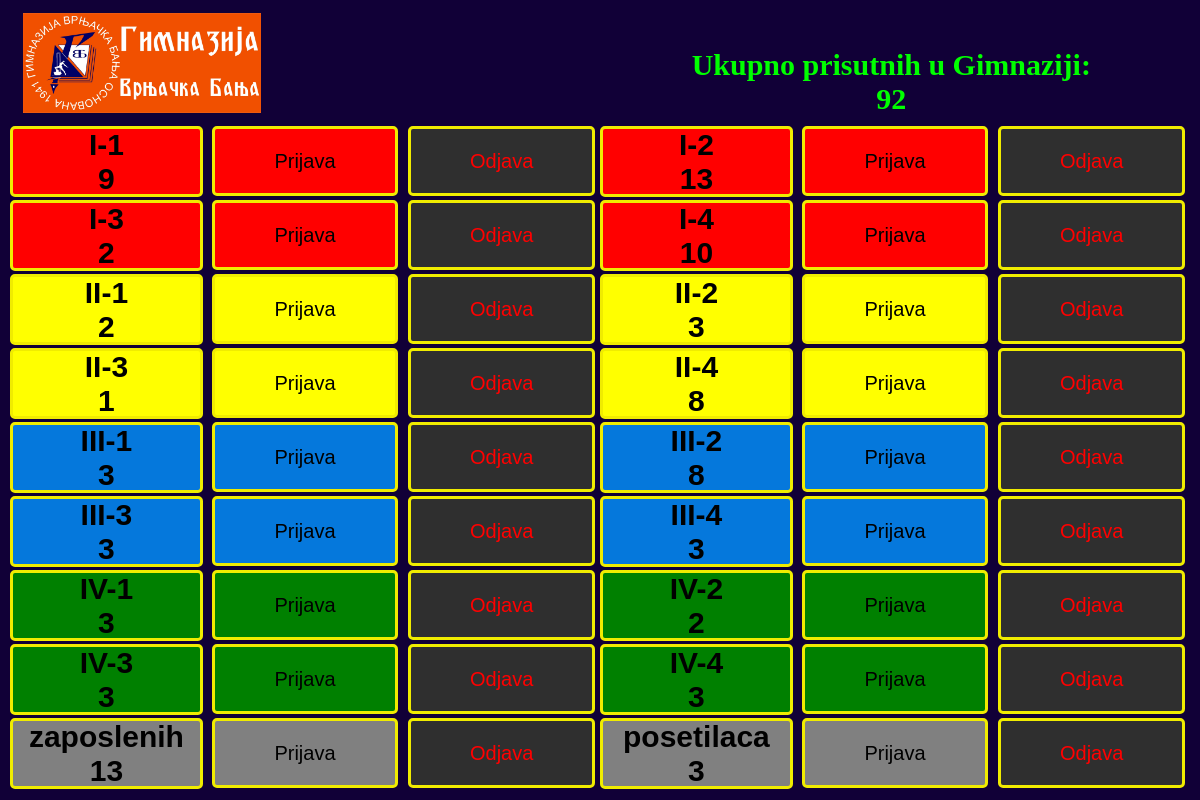
Before: / with the older database file.
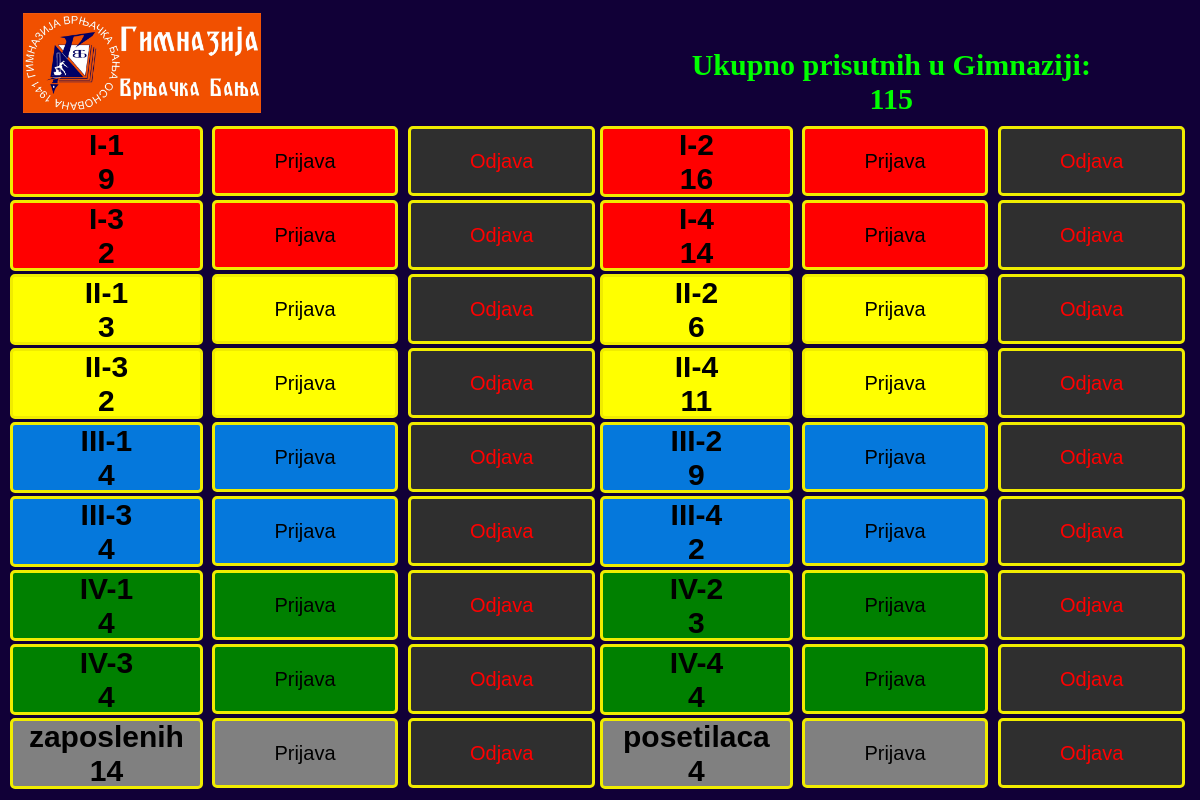
After: the same page with the newer database file.
### app.py (models this page shows)
class Counter(db.Model):
    id = db.Column(db.Integer, primary_key=True)
    name = db.Column(db.String(20), nullable=False, unique=True)
    count = db.Column(db.Integer, default=0)
    datumvreme =db.Column(db.DateTime, default=datetime.utcnow)

### app.py (the view)
@app.route("/")
def index():
    prisutni_brojaci = Counter.query.all()
    ukupno_prisutnih = sum(counter.count for counter in prisutni_brojaci)
    return render_template("index.html", counters=prisutni_brojaci, ukupno_prisutnih=ukupno_prisutnih)

### templates/index.html (shortened to what this page needs)
<!DOCTYPE html>
<html lang="en">
	<head>
		<link rel="stylesheet" href="/static/css/stil.css" />
	</head>
	<body>
		<div class="grid-container">
			<div class="grid-item"><img class="slika" src="/static/jpg/GVBlogo.jpg" alt="GVBlogo" height=100%"></div>
			<div class="grid-item"> </div>
			<div class="grid-item"><h2 class="prisutni">Ukupno prisutnih u Gimnaziji: <br> {{ ukupno_prisutnih }} </h2>
			</div>
		</div>
		<div class="dugmad">
			{% for counter in counters %}
			<div
				class="{{ 'red' if counter.name.startswith('I-') else 'yellow' if counter.name.startswith('II-') else 'blue' if counter.name.startswith('III-') else 'green' if counter.name.startswith('IV-') else 'gray' }} bold brojaci centrirani-div okvir"
			>
				<p>{{ counter.name }} <br />{{ counter.count }}</p>
			</div>
			<form
				method="post"
				action="{{ url_for('Prijava', counter_name=counter.name) }}"
			>
				<button
					type="submit"
					class="{{ 'red' if counter.name.startswith('I-') else 'yellow' if counter.name.startswith('II-') else 'blue' if counter.name.startswith('III-') else 'green' if counter.name.startswith('IV-') else 'gray' }} button okvir"
				>
					Prijava
				</button>
			</form>
			<form
				method="post"
				action="{{ url_for('Odjava', counter_name=counter.name) }}"
			>
				<button type="submit" class="odjava okvir">Odjava</button>
			</form>
			{% endfor %}
		</div>
	</body>
</html>

### static/css/stil.css (style rules this page uses)
body { background-color: rgb(17, 0, 55); text-align: center; margin: 0px 10px; }
.grid-container { display: grid; grid-template-columns: auto auto auto; padding: 3px; }
.grid-item { background-color: rgb(17, 0, 55); padding: 10px; font-size: 20px; text-align: left; height: 100px; }
.slika { text-align: left; }
.brojaci { background-color: aqua; width: 95%; border-radius: 5px; }
.dugmad { font-family: Arial, sans-serif; display: grid; grid-template-columns: repeat(6, 1fr); grid-row-gap: 3px; }
form { text-align: center; }
button { padding: 1px; font-size: 20px; width: 95%; height: 70px; border: 3px solid black; border-radius: 5px; }
.bold { font-weight: 600; font-size: 30px; }
.centrirani-div { display: flex; align-items: center; justify-content: center; height: 65px; }
.red { background-color: red; }
.yellow { background-color: yellow; }
.blue { background-color: rgb(5, 120, 220); }
.green { background-color: green; }
.gray { background-color: gray; }
.odjava { background-color: rgb(47, 47, 47); color: rgb(255, 0, 0); }
.okvir { border: 3px solid #f0ec00; }
.prisutni { color: rgb(0, 255, 0); font-weight: 900; text-align: center; padding: 10px; }

Changed rows visible on the page:
changed Counter (number 2 of 18 on the later page): count "13" → "16"
changed Counter (number 4 of 18 on the later page): count "10" → "14"
changed Counter "II-1": count "2" → "3"
changed Counter "II-2": count "3" → "6"
changed Counter "II-3": count "1" → "2"
changed Counter "II-4": count "8" → "11"
changed Counter "III-1": count "3" → "4"
changed Counter "III-2": count "8" → "9"
changed Counter "III-3": count "3" → "4"
changed Counter "III-4": count "3" → "2"
changed Counter "IV-1": count "3" → "4"
changed Counter "IV-2": count "2" → "3"
changed Counter "IV-3": count "3" → "4"
changed Counter "IV-4": count "3" → "4"
changed Counter "zaposlenih": count "13" → "14"
changed Counter "posetilaca": count "3" → "4"
Other visible differences:
{{ ukupno_prisutnih }}: "92" → "115"
